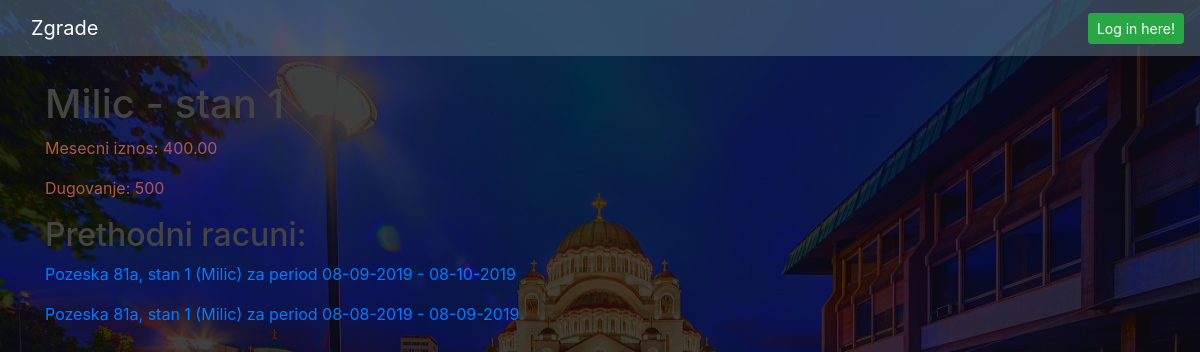
The page /stanari/1/ on the database its author committed.
### blog/models.py (models this page shows)
class Stanar(models.Model):
    user = models.OneToOneField(User, on_delete= models.CASCADE)
    zgrada = models.ForeignKey(Zgrada, on_delete=models.CASCADE, related_name='stanari')
    prezime = models.CharField(max_length=255)
    brojStana = models.IntegerField()
    mesecniIznos = models.DecimalField(decimal_places=2, max_digits=10)
    racunstanar = models.ManyToManyField(Period, through='RacunStanara')
    dugovanje = models.IntegerField(default = 0, verbose_name='dugovanje (rsd)')
    profile_pic = models.ImageField(null=True, blank=True, default= 'anonymous.jpg')
    def __str__(self):
        return  str(self.zgrada) + ', stan ' + str(self.brojStana) + ' (' + self.prezime + ')'

class RacunStanara(models.Model):
    stanar = models.ForeignKey(Stanar, on_delete=models.CASCADE, related_name='racuni')
    period = models.ForeignKey(Period, on_delete= models.CASCADE, related_name='racuni')
    iznos = models.DecimalField(decimal_places=2, max_digits=10)
    isPlatio = models.BooleanField(default=False)
    napomena = models.CharField(max_length=255)
    def __str__(self):
        return str(self.stanar) + ' za period ' + str(self.period)

class Zgrada(models.Model):
    ulica = models.CharField(max_length=255)
    broj = models.CharField(max_length=255)
    def __str__(self):
        return self.ulica + ' ' + self.broj

class Period(models.Model):
    pocetak = models.DateField(auto_now=False)
    kraj = models.DateField(auto_now=False)
    def __str__(self):
        return self.pocetak.strftime('%d-%m-%Y') + ' - ' + self.kraj.strftime('%d-%m-%Y')

### blog/views.py (the view)
# urls.py: path('stanari/<int:pk>/', StanarDetailView.as_view(), name='stanar-detail'),
class StanarDetailView(DetailView):
    model = Stanar

### blog/templates/blog/stanar_detail.html
{% extends "blog/base.html" %}
{% block content %}
    <h1>{{stanar.prezime}} - stan {{stanar.brojStana}}</h1>
    <div>
        <p>
            Mesecni iznos: {{stanar.mesecniIznos}}
        </p>
        <p>
            Dugovanje: {{stanar.dugovanje}}
        </p>
        <h2>Prethodni racuni:</h2>
        {% for racun in stanar.racuni.all %}
                <p><a class="mr-2" href="{% url 'racunistanari-detail' racun.id %}">{{ racun }}</a></p>
        {% endfor %}
    </div>
{% endblock content %}

### blog/static/blog/main.css (style rules this page uses)
body { background: #fafafa; color: #b25454; margin-top: 5rem; }
h1, h2, h3, h5, h6 { color: #444444; }

### blog/templates/blog/base.html (style rules this page uses)
body { background-color: rgba(40, 0, 0, 0.79) !important; background-image: url("../../static/blog/beograd.jpg"); background-repeat: repeat-y; height:800px; background-size: 100% 100%; background-blend-mode: color; }

### rows shown on the page
Stanar: prezime "Milic", brojStana "1", mesecniIznos "400.00", dugovanje "500"
RacunStanara: stanar+period "Pozeska 81a, stan 1 (Milic) za period 08-09-2019 - 08-10-2019"
RacunStanara: stanar+period "Pozeska 81a, stan 1 (Milic) za period 08-08-2019 - 08-09-2019"
